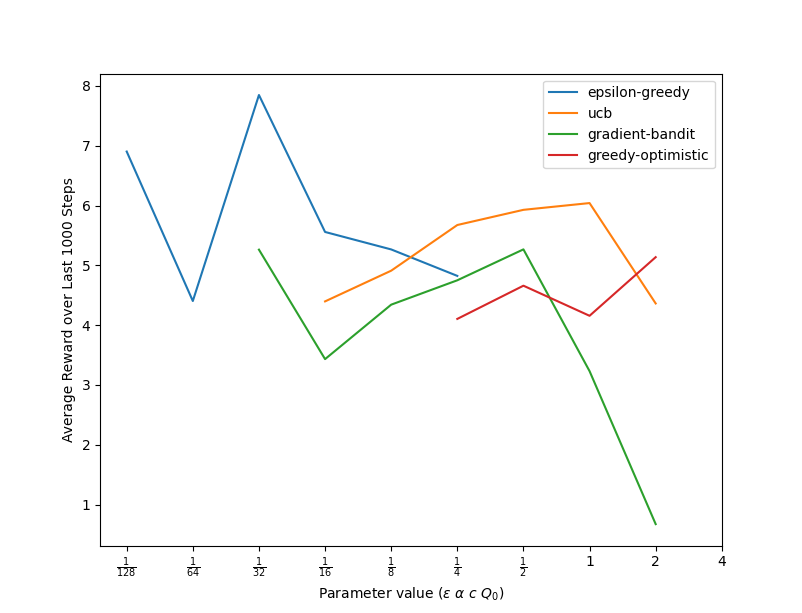

Python code for this plot:
"""
Exercise 2.11 (programming)
Make a figure analogous to Figure 2.6 for the nonstationary
case outlined in Exercise 2.5. Include the constant-step-size epsilon-greedy algorithm with
alpha=0.1. Use runs of 200,000 steps and, as a performance measure for each algorithm and
parameter setting, use the average reward over the last 100,000 steps.
"""
import numpy as np
import matplotlib.pyplot as plt
from tqdm import tqdm


class BanditInstance:
    """
    Class for Single Instance of k-armed bandit problem.

    Params:
    num_bandits: number of possible actions to take
    """

    def __init__(self, num_bandits, seed=None):
        if seed:
            np.random.seed(seed)
        self.q_stars = [np.random.normal(loc=0, scale=1, size=num_bandits)]  # true reward values
        self.optimal_action = np.argmax(self.q_stars[-1])
        self.iteration = 0
        self.shift_iters = []

    def reward(self, action):
        """
        :param action: Index (zero based) of action to select
        :return: Reward value of action selected
        :rtype: int
        """
        return np.random.normal(loc=self.q_stars[-1][action], scale=1)

    def shift_true_values(self, new_values=None):
        """
        Update the underlying true bandit values, making the distributions nonstationary
        :param new_values:
        :return: None
        """
        if not new_values:
            new_values = self.q_stars[-1] + np.random.normal(loc=0, scale=.01, size=len(self.q_stars[-1]))
        self.q_stars.append(new_values)
        self.shift_iters.append(self.iteration)

    def step(self):
        """
        Step bandit instance to next timestep
        :return: None
        """
        self.iteration += 1


class BanditLearner:
    def __init__(self, num_bandits, bandit_instance, mode='greedy', initial_guesses=None, epsilon=None, c=None):
        self.k = num_bandits
        self.rewards = []
        self.bandit_instance = bandit_instance
        self.mode = mode


        if initial_guesses:
            try:
                if len(initial_guesses) != num_bandits:
                    raise IndexError(
                        "The provided guesses (length = {0}) does not match the provided number "
                        "of bandits (length={1})".format(len(initial_guesses), num_bandits))
                else:
                    self.qs = initial_guesses
            except TypeError as te:
                raise TypeError("The provided initial guesses do not appear to have a length attribute.")
        else:
            self.qs = [0 for _ in range(num_bandits)]

        if self.mode == 'ucb':
            self.nts = [0 for _ in range(num_bandits)]

        if self.mode == 'gradient-bandit':
            self.reward_mean = 0

        self.epsilon = epsilon
        self.c = c

    def choose_action(self):
        match self.mode:
            case 'epsilon-greedy':
                use_random_choice = np.random.choice([True, False], p=[self.epsilon, 1 - self.epsilon])
                if use_random_choice:
                    return np.random.choice(np.arange(self.k))
                else:
                    return np.argmax([q for q in self.qs])

            case 'greedy' | 'gradient-bandit':
                return np.argmax([q for q in self.qs])

            case 'ucb':
                t = self.bandit_instance.iteration

                vals = [self.qs[i] for i in range(len(self.qs))]

                sqrt_terms = [np.sqrt(np.log(t) / self.nts[i])
                              if (self.nts[i] > 0) else np.inf
                              for i in range(len(vals))]

                return np.argmax([vals[i] + self.c * sqrt_terms[i] for i in range(len(vals))])

    def step(self, alph):
        action = self.choose_action()
        reward = self.bandit_instance.reward(action)

        match self.mode:
            case 'epsilon-greedy' | 'greedy':
                self.qs[action] = self.qs[action] + alph * (reward - self.qs[action])

            case 'ucb':
                self.qs[action] = self.qs[action] + alph * (reward - self.qs[action])
                self.nts[action] += 1

            case 'gradient-bandit':
                # compute action probabilities
                num = np.exp(self.qs)
                denom = np.sum(np.exp(self.qs))
                pis = num / denom

                # update gradient
                qs_update = self.qs - alph * (reward - self.reward_mean) * pis
                qs_update[action] = self.qs[action] + alpha * (reward - self.reward_mean) * (1 - pis[action])
                self.qs = qs_update

                # update baseline rewards average
                if len(self.rewards) > 0:
                    self.reward_mean = self.reward_mean + (reward - self.reward_mean) / len(self.rewards)
                else:
                    self.reward_mean = reward

        self.rewards.append(reward)
        self.bandit_instance.step()

# epsilon greedy, action choice: greedy  w/ epsilon random
# UCB, action choice: upper confidence bound, step alpha
# gradient bandit, track average reward, action choice: argmax, track & update preferences, step alpha
# greedy with optimistic initialization, step alpha


# num_runs = 2000
# run_length = 1000
# alpha = .1
# epsilon = .1
# mode = 'Constant Step-Size'
# rewards = np.zeros((num_runs, run_length))
# opt_actions = np.zeros((num_runs, run_length))
# for i in tqdm(range(num_runs), desc='Performing Runs', total=num_runs):
#     bi = BanditInstance(10)
#     bl = BanditLearner(10, bandit_instance=bi, epsilon=epsilon, mode='epsilon-greedy')
#     for j in range(run_length):
#         bl.step(alpha)
#         # bl.bandit_instance.shift_true_values()
#         opt_action = bi.optimal_action
#         opt_actions[i, j] = np.asarray(bl.actions[-1]) == opt_action

#     rewards[i, :] = bl.rewards


# plt.figure('poa')
# plt.plot(opt_actions.mean(axis=0), label=mode)
# plt.legend()
# plt.xlabel("Step")
# plt.ylabel("% Optimal Action")
#
# plt.figure('r')
# plt.plot(rewards.mean(axis=0), label=mode)
# plt.legend()
# plt.xlabel("Step")
# plt.ylabel("Average Reward")
# plt.show()


modes = ['epsilon-greedy', 'ucb', 'gradient-bandit', 'greedy-optimistic']
# modes = ['gradient-bandit']
params = [2 ** i for i in range(-7, 3)]
labels = [r'$\frac{1}{128}$', r'$\frac{1}{64}$', r'$\frac{1}{32}$',
          r'$\frac{1}{16}$', r'$\frac{1}{8}$', r'$\frac{1}{4}$',
          r'$\frac{1}{2}$', '1', '2',
          '4']
plot_ranges = {
    'epsilon-greedy': (0,6),
    'gradient-bandit': (2,-1),
    'ucb': (3,-1),
    'greedy-optimistic': (5, -1)
}
run_length = 200000
num_runs = 10
alpha = .1
eps = .1
avg_rewards = np.zeros((len(modes), len(params), num_runs))

plt.close('all')
for idx_mode, mde in enumerate(modes):
    for idx_param, param in tqdm(enumerate(params), desc='Parameter Sweep', total=len(params)):
        for idx_run in range(num_runs):
            bi = BanditInstance(10)

            match mde:
                case 'epsilon-greedy':
                    if param >= 1:
                        break
                    bl = BanditLearner(10, bandit_instance=bi, epsilon=param, mode=mde)

                case 'ucb':
                    bl = BanditLearner(10, bandit_instance=bi, mode=mde, c=param)

                case 'gradient-bandit':
                    bl = BanditLearner(10, bandit_instance=bi, mode=mde)

                case 'greedy-optimistic':
                    bl = BanditLearner(10, bandit_instance=bi, mode='greedy', initial_guesses=[param for k in range(10)])

            for _ in range(run_length):
                match mde:
                    case 'epsilon-greedy' | 'ucb' | 'greedy-optimistic':
                        bl.step(alpha)
                    case 'gradient-bandit':
                        bl.step(param)
                bl.bandit_instance.shift_true_values()

            avg_rewards[idx_mode, idx_param, idx_run] = np.mean(bl.rewards[-100000:])

    plt.figure('rvp')
    plt.gca().set_xscale('log', base=2)
    plt.xticks(params, labels)
    start, stop = plot_ranges[mde]
    plt.plot(params[start:stop], avg_rewards.mean(axis=-1)[idx_mode, start:stop], label=mde)

plt.figure('rvp')
plt.legend()
plt.xlabel("Parameter value (" + r"$\epsilon \ \alpha \ c \ Q_0$)")
plt.ylabel("Average Reward over Last 1000 Steps")
plt.gca().set_xscale('log', base=2)
plt.xticks(params, labels)
plt.show()
